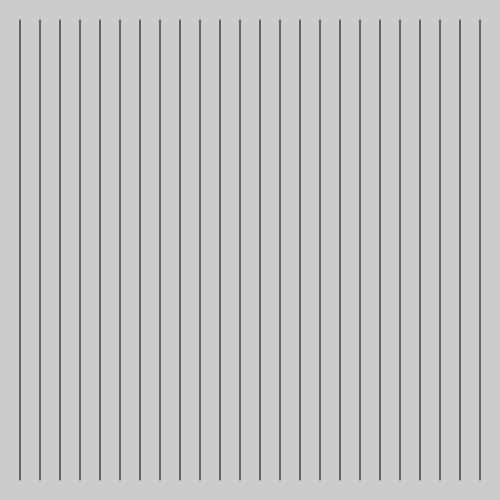
Frame 1 (no input)
Frame 60 (no input): identical to frame 1, image omitted
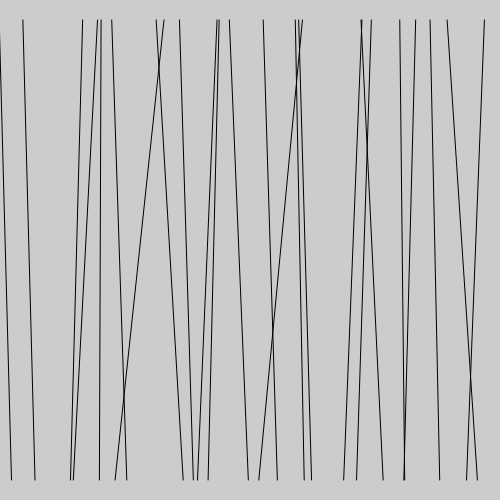
Frame 120 (the mouse pressed at the canvas centre since frame 60)

The p5.js sketch that drew these frames (run headless with seeded random() and noise() and a simulated clock; from frame 60 on, the mouse is pressed at the canvas centre):

// p5.js sketch
// ── sketch.js
function setup() {
  createCanvas(500, 500);
}

function draw() {
  background(204);
  for (var x = 20; x < width; x += 20) {
    var mx = mouseX / 10;
    var offsetA = random(-mx, mx);
    var offsetB = random(-mx, mx);
    line(x + offsetA, 20, x - offsetB, height-20);
  }
}
